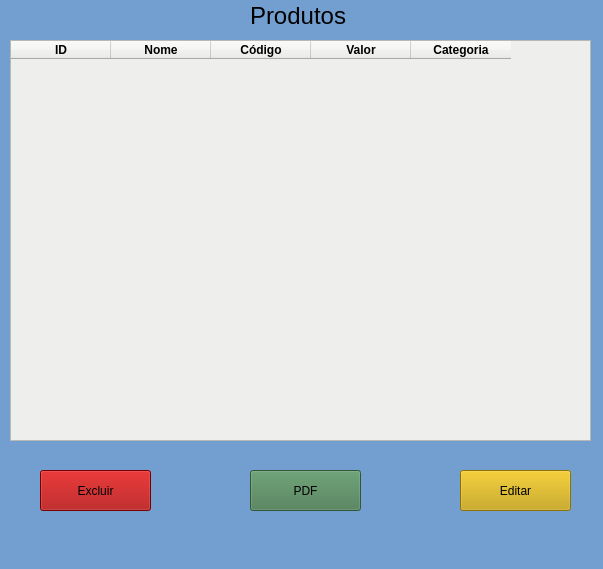
<?xml version="1.0" encoding="UTF-8"?>
<ui version="4.0">
 <class>MainWindow</class>
 <widget class="QMainWindow" name="MainWindow">
  <property name="geometry">
   <rect>
    <x>0</x>
    <y>0</y>
    <width>603</width>
    <height>569</height>
   </rect>
  </property>
  <property name="windowTitle">
   <string>MainWindow</string>
  </property>
  <property name="styleSheet">
   <string notr="true">background-color: rgb(114, 159, 207);</string>
  </property>
  <widget class="QWidget" name="centralwidget">
   <widget class="QLabel" name="label">
    <property name="geometry">
     <rect>
      <x>250</x>
      <y>0</y>
      <width>111</width>
      <height>31</height>
     </rect>
    </property>
    <property name="font">
     <font>
      <pointsize>18</pointsize>
      <italic>false</italic>
      <underline>false</underline>
     </font>
    </property>
    <property name="text">
     <string>Produtos</string>
    </property>
   </widget>
   <widget class="QTableWidget" name="tableWidget">
    <property name="geometry">
     <rect>
      <x>10</x>
      <y>40</y>
      <width>581</width>
      <height>401</height>
     </rect>
    </property>
    <property name="font">
     <font>
      <pointsize>11</pointsize>
      <weight>75</weight>
      <bold>true</bold>
     </font>
    </property>
    <property name="styleSheet">
     <string notr="true">background-color: rgb(238, 238, 236);</string>
    </property>
    <column>
     <property name="text">
      <string>ID</string>
     </property>
     <property name="font">
      <font>
       <weight>75</weight>
       <bold>true</bold>
      </font>
     </property>
    </column>
    <column>
     <property name="text">
      <string>Nome</string>
     </property>
     <property name="font">
      <font>
       <weight>75</weight>
       <bold>true</bold>
      </font>
     </property>
    </column>
    <column>
     <property name="text">
      <string>Código</string>
     </property>
     <property name="font">
      <font>
       <weight>75</weight>
       <bold>true</bold>
      </font>
     </property>
    </column>
    <column>
     <property name="text">
      <string>Valor</string>
     </property>
     <property name="font">
      <font>
       <weight>75</weight>
       <bold>true</bold>
      </font>
     </property>
    </column>
    <column>
     <property name="text">
      <string>Categoria</string>
     </property>
     <property name="font">
      <font>
       <weight>75</weight>
       <bold>true</bold>
      </font>
     </property>
    </column>
   </widget>
   <widget class="QPushButton" name="pushButton">
    <property name="geometry">
     <rect>
      <x>250</x>
      <y>470</y>
      <width>111</width>
      <height>41</height>
     </rect>
    </property>
    <property name="styleSheet">
     <string notr="true">background-color: rgb(70, 122, 79);</string>
    </property>
    <property name="text">
     <string>PDF</string>
    </property>
   </widget>
   <widget class="QPushButton" name="pushButton_2">
    <property name="geometry">
     <rect>
      <x>40</x>
      <y>470</y>
      <width>111</width>
      <height>41</height>
     </rect>
    </property>
    <property name="styleSheet">
     <string notr="true">background-color: rgb(164, 0, 0);</string>
    </property>
    <property name="text">
     <string>Excluir</string>
    </property>
   </widget>
   <widget class="QPushButton" name="pushButton_3">
    <property name="geometry">
     <rect>
      <x>460</x>
      <y>470</y>
      <width>111</width>
      <height>41</height>
     </rect>
    </property>
    <property name="styleSheet">
     <string notr="true">background-color: rgb(196, 160, 0);</string>
    </property>
    <property name="text">
     <string>Editar</string>
    </property>
   </widget>
  </widget>
  <widget class="QMenuBar" name="menubar">
   <property name="geometry">
    <rect>
     <x>0</x>
     <y>0</y>
     <width>603</width>
     <height>22</height>
    </rect>
   </property>
  </widget>
  <widget class="QStatusBar" name="statusbar"/>
 </widget>
 <resources/>
 <connections/>
</ui>
